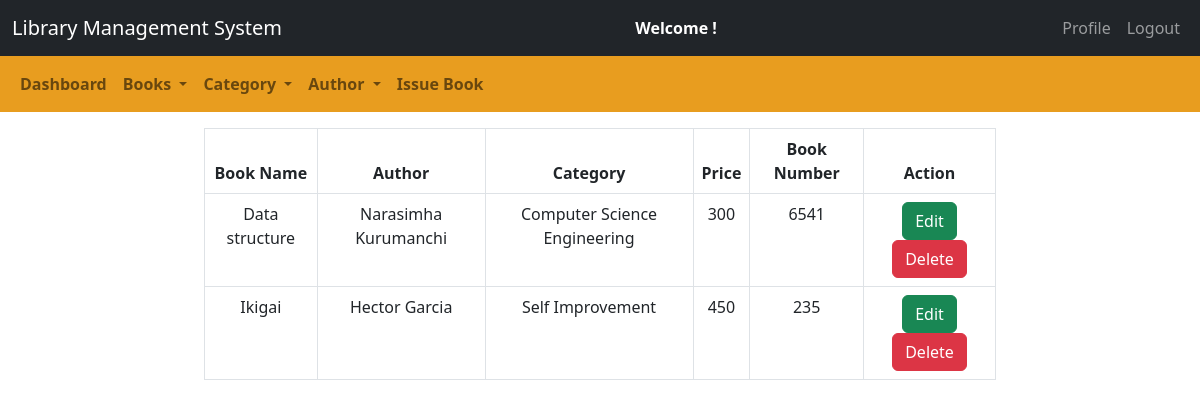
The page /admin/manage_book.php on the database its author committed.
### tables this page shows
CREATE TABLE `books` (
  `book_id` int(11) NOT NULL,
  `book_name` varchar(250) NOT NULL,
  `author_name` varchar(100) NOT NULL,
  `cat_name` varchar(100) NOT NULL,
  `book_no` int(11) NOT NULL,
  `book_price` int(11) NOT NULL
);

### admin/manage_book.php (the view, shortened to what this page needs)
<!doctype html>
<html lang="en">
<head>
    <link href="https://cdn.jsdelivr.net/npm/bootstrap@5.2.2/dist/css/bootstrap.min.css" rel="stylesheet">
    <link rel="stylesheet" href="../css/style.css">
</head>
<body>
    <nav class="navbar navbar-expand-lg navbar-dark bg-dark">
        <div class="container-fluid">
            <div class="navbar-header">
                <a href="admin_dashboard.php" class="navbar-brand">Library Management System</a>
            </div>
            <span><strong class="text-white">Welcome <?php echo $_SESSION["name"]; ?>!</strong></span>
            <ul class="nav navbar-nav navbar-right">
                <li class="nav-item">
                    <a href="view_profile.php" class="nav-link">Profile</a>
                </li>
                <li class="nav-item">
                    <a href="logout.php" class="nav-link">Logout</a>
                </li>
            </ul>
        </div>
    </nav>
    <nav class="navbar navbar-expand-lg navbar-light fw-bolder" style="background-color: #e89d1f;">
        <div class="container-fluid">
            <ul class="nav navbar-nav navbar-center">
                <li class="nav-item">
                    <a href="admin_dashboard.php" class="nav-link">Dashboard</a>
                </li>
                <li class="nav-item dropdown">
                    <a class="nav-link dropdown-toggle collapsed" href="#" id="navbarDropdown" role="button" data-bs-toggle="dropdown" aria-haspopup="true" aria-expanded="false">
                        Books
                    </a>
                </li>
                <li class="nav-item dropdown">
                    <a class="nav-link dropdown-toggle collapsed" href="#" id="navbarDropdown" role="button" data-bs-toggle="dropdown" aria-haspopup="true" aria-expanded="false">
                        Category
                    </a>
                </li>
                <li class="nav-item dropdown">
                    <a class="nav-link dropdown-toggle collapsed" href="#" id="navbarDropdown" role="button" data-bs-toggle="dropdown" aria-haspopup="true" aria-expanded="false">
                        Author
                    </a>
                </li>
                <li class="nav-item">
                    <a href="issue_book.php" class="nav-link">Issue Book</a>
                </li>
            </ul>
        </div>
    </nav>
    <div class="row">
        <div class="col-md-2"></div>
        <div class="col-md-8">
        <table class="table table-bordered top" style="text-align:center;">
                <thead>
                    <tr>
                        <th scope="col">Book Name</th>
                        <th scope="col">Author</th>
                        <th scope="col">Category</th>
                        <th scope="col">Price</th>
                        <th scope="col">Book Number</th>
                        <th scope="col">Action</th>
                    </tr>
                </thead>
                <?php
                    $connection = mysqli_connect("localhost", "root", "", "lms");
                    $query = "SELECT * FROM books";
                    $query_run = mysqli_query($connection, $query);
                    while ($row = mysqli_fetch_assoc($query_run)) {
                        $book_name = $row["book_name"];
                        $author_name = $row["author_name"];
                        $category_name = $row["cat_name"];
                        $book_price = $row["book_price"];
                        $book_no = $row["book_no"];
                ?>
                <tbody>
                    <tr>
                        <td><?php echo $book_name;?></td>
                        <td><?php echo $author_name;?></td>
                        <td><?php echo $category_name;?></td>
                        <td><?php echo $book_price;?></td>
                        <td><?php echo $book_no;?></td>
                        <td>
                            <button class="btn btn-success">
                                <a href="edit_book.php?bid=<?php echo $row['book_id'];?>" style="text-decoration: none; color: white;">
                                    Edit
                                </a>
                            </button>
                            <button class="btn btn-danger">
                                <a href="delete_book.php?bid=<?php echo $row['book_id'];?>" style="text-decoration: none; color: white;">
                                    Delete
                                </a>
                            </button>
                        </td>
                    </tr>
                </tbody>
    <?php    } ?>
            </table>
        </div>
        <div class="col-md-2"></div>
    </div>
</body>
</html>

### css/style.css (style rules this page uses)
.top { margin-top: 1rem; }

### rows shown on the page
books: book_name "Data structure", author_name "Narasimha Kurumanchi", cat_name "Computer Science Engineering", book_price "300", book_no "6541"
books: book_name "Ikigai", author_name "Hector Garcia", cat_name "Self Improvement", book_price "450", book_no "235"
